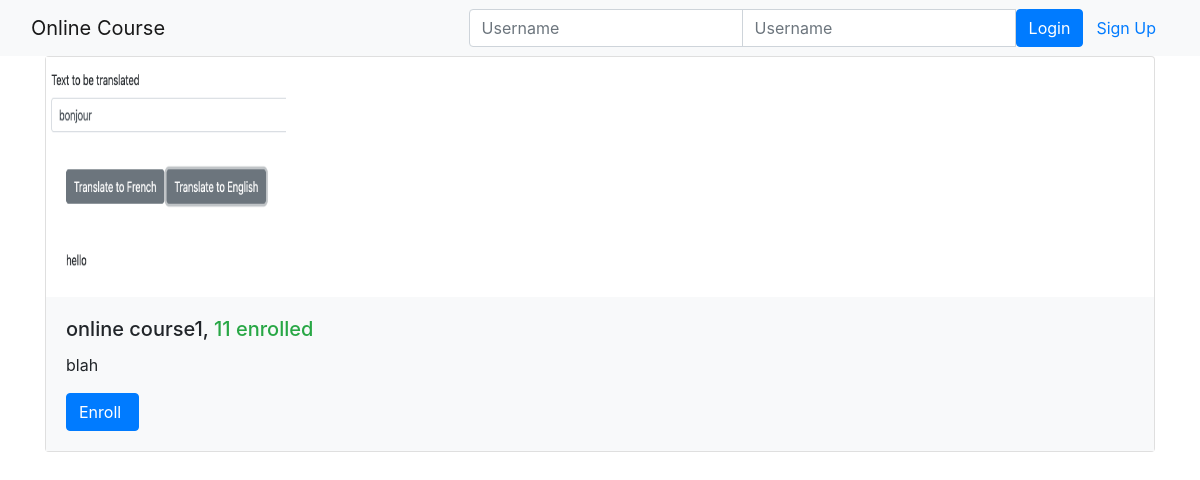
The page /onlinecourse/ on the database its author committed.
### onlinecourse/models.py (models this page shows, shortened)
class Course(models.Model):
    name = models.CharField(null=False, max_length=30, default='online course')
    image = models.ImageField(upload_to='course_images/')
    description = models.CharField(max_length=1000)
    pub_date = models.DateField(null=True)
    instructors = models.ManyToManyField(Instructor)
    users = models.ManyToManyField(settings.AUTH_USER_MODEL, through='Enrollment')
    total_enrollment = models.IntegerField(default=0)
    is_enrolled = False

### onlinecourse/views.py (the view)
class CourseListView(generic.ListView):
    template_name = 'onlinecourse/course_list_bootstrap.html'
    context_object_name = 'course_list'
    def get_queryset(self):
        user = self.request.user
        courses = Course.objects.order_by('-total_enrollment')[:10]
        for course in courses:
            if user.is_authenticated:
                course.is_enrolled = check_if_enrolled(user, course)
        return courses

### onlinecourse/templates/onlinecourse/course_list_bootstrap.html (shortened to what this page needs)
<!DOCTYPE html>
<html lang="en">
<head>
    {% load static %}
    <link rel="stylesheet" href="https://maxcdn.bootstrapcdn.com/bootstrap/4.5.2/css/bootstrap.min.css">
</head>
<body>
    <nav class="navbar navbar-light bg-light">
        <div class="container-fluid">
            <div class="navbar-header">
                  <a class="navbar-brand" href="#">Online Course</a>
            </div>
            <ul class="nav navbar-nav navbar-right">
                {% if user.is_authenticated %}
                <li>
                    <a class="btn btn-link" href="#">{{ user.first_name }}({{ user.username }})</a>
                    <a class="btn btn-link" href="{% url 'onlinecourse:logout' %}">Logout</a>
                </li>
                {% else %}
                <li>
                    <form class="form-inline" action="{% url 'onlinecourse:login' %}" method="post">
                        <div class="input-group">
                            <input type="text" class="form-control" placeholder="Username" name="username" >
                            <input type="password" class="form-control" placeholder="Username" name="psw" >
                            <button class="btn btn-primary" type="submit">Login</button>
                            <a class="btn btn-link" href="{% url 'onlinecourse:registration' %}">Sign Up</a>
                        </div>
                    </form>
                </li>
                {% endif %}
            </ul>
        </div>
    </nav>
    {% if course_list %}
        <div class="container">
            <div class="card-deck">
                {% for course in course_list %}
                         <div class="card" style="width: 36rem;">
                          <img class="card-img-left" src="{{MEDIA_URL}}/{{ course.image }}" width="240px" height="240px"
                               alt="Course image">
                          <div class="card-body bg-light">
                              <h5 class="card-title">{{ course.name }}, <span class="text-success">
                                  {{ course.total_enrollment}} enrolled</span></h5>
                            <p class="card-text">{{ course.description}}</p>
                            <form action="{% url 'onlinecourse:enroll' course.id %}" method="post">
                                  <input class="btn btn-primary"  type="submit"
                                         value="{% if course.is_enrolled %}Enter{% else %}Enroll{% endif %} ">
                            </form>
                          </div>
                        </div>
                {% endfor %}
            </div>
        </div>
    {% else %}
        <p>No courses are available.</p>
    {% endif %}
</body>
</html>

### rows shown on the page
Course: image (picture), name "online course1", total_enrollment "11", description "blah", is_enrolled "Enroll"
